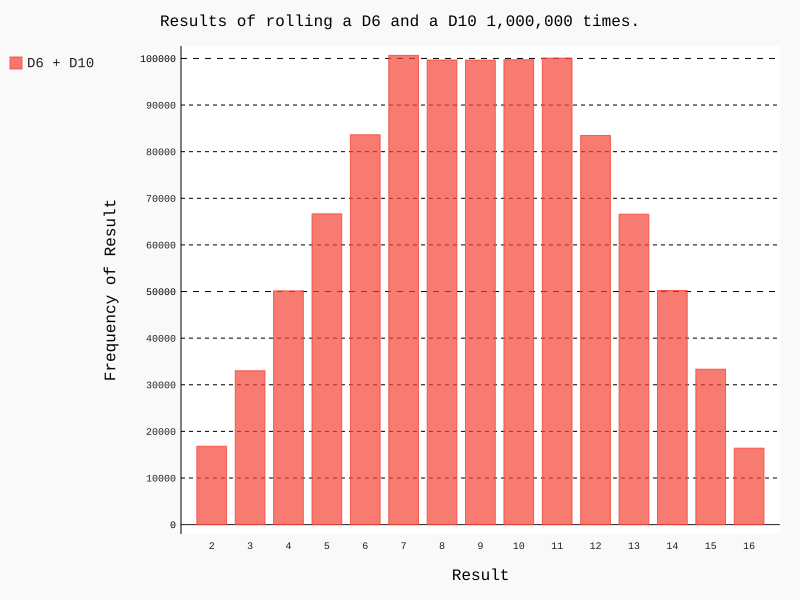

This figure's Python source:
from die import Die
import pygal

# 创建两个骰子
die_1 = Die(6)
die_2 = Die(10)

# 掷几次骰子，将结果存放在一个列表中
results = []
for roll_num in range(1000000):
    result = die_1.roll() + die_2.roll()
    results.append(result)

# 分析结果
frequencies = []
max_result = die_1.num_sides + die_2.num_sides
for value in range(2, max_result + 1):
    frequency = results.count(value)
    frequencies.append(frequency)
print(frequencies)

# 对结果进行可视化
hist = pygal.Bar()
hist.title = 'Results of rolling a D6 and a D10 1,000,000 times.'
hist.x_labels = []
for i in range(2, max_result + 1):
    hist.x_labels.append(str(i))
print(hist.x_labels)
hist.x_title = 'Result'
hist.y_title = 'Frequency of Result'

hist.add('D6 + D10', frequencies)
hist.render_to_file('die_visual.svg')
